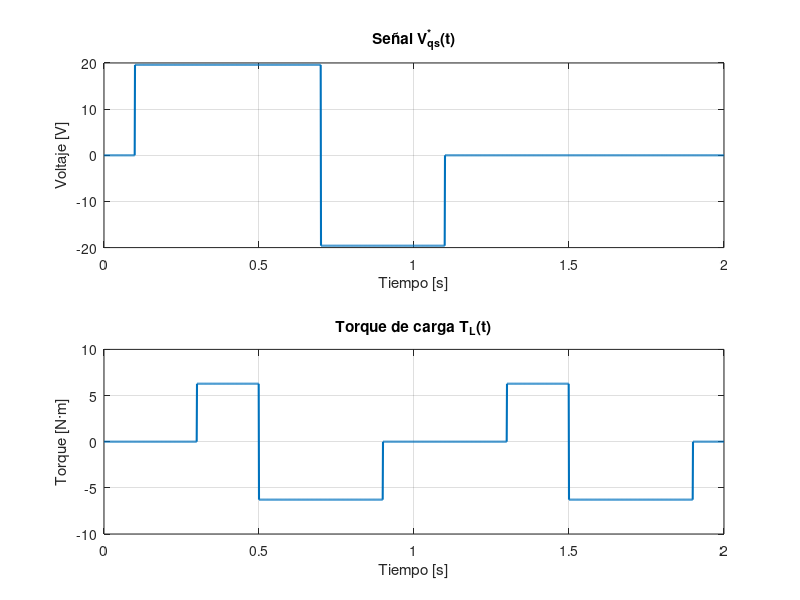

This figure's MATLAB source:
function [t, v_qs, T_L] = G_Entradas()

%% Tiempo
t = 0:0.001:2;   % 0 a 2 segundos

%% Inicialización
v_qs = zeros(size(t));
T_L  = zeros(size(t));

%% ---------------------------
% Señal v_qs(t)
% ---------------------------
for k = 1:length(t)
    if t(k) >= 0.1 && t(k) < 0.7
        v_qs(k) = 19.596;
    elseif t(k) >= 0.7 && t(k) < 1.1
        v_qs(k) = -19.596;
    else
        v_qs(k) = 0;
    end
end

%% ---------------------------
% Señal T_L(t)
% ---------------------------
for k = 1:length(t)
    if t(k) >= 0.3 && t(k) < 0.5
        T_L(k) = 6.28;
    elseif t(k) >= 0.5 && t(k) < 0.9
        T_L(k) = -6.28;
    elseif t(k) >= 1.3 && t(k) < 1.5
        T_L(k) = 6.28;
    elseif t(k) >= 1.5 && t(k) < 1.9
        T_L(k) = -6.28;
    else
        T_L(k) = 0;
    end
end

%% ---------------------------
% Gráficos
% ---------------------------

figure;

subplot(2,1,1)
plot(t, v_qs, 'LineWidth', 1.5)
grid on
title('Señal V^{*}_{qs}(t)')
xlabel('Tiempo [s]')
ylabel('Voltaje [V]')

subplot(2,1,2)
plot(t, T_L, 'LineWidth', 1.5)
grid on
title('Torque de carga T_L(t)')
xlabel('Tiempo [s]')
ylabel('Torque [N·m]')
end
